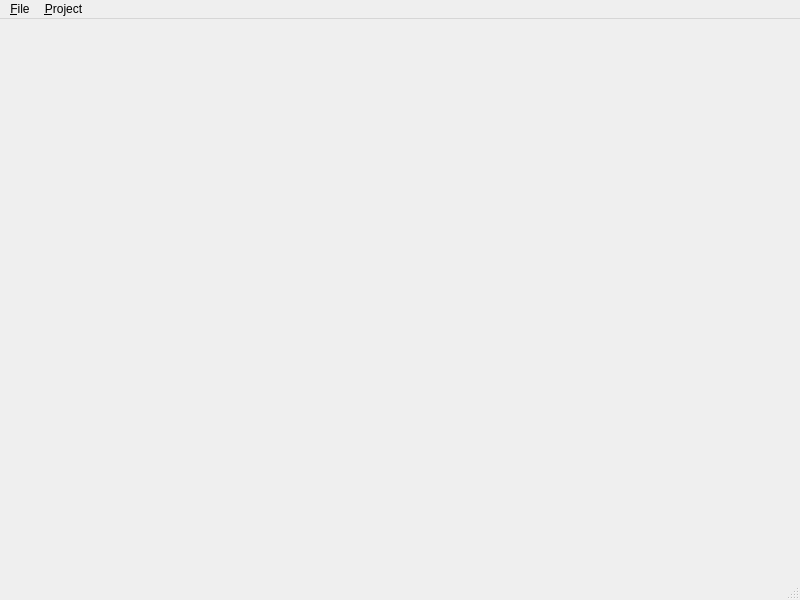
<ui version="4.0" >
 <class>ChronoWindowUi</class>
 <widget class="QMainWindow" name="ChronoWindowUi" >
  <property name="geometry" >
   <rect>
    <x>0</x>
    <y>0</y>
    <width>800</width>
    <height>600</height>
   </rect>
  </property>
  <property name="windowTitle" >
   <string>Chronographer</string>
  </property>
  <widget class="QWidget" name="centralwidget" />
  <widget class="QMenuBar" name="menubar" >
   <property name="geometry" >
    <rect>
     <x>0</x>
     <y>0</y>
     <width>800</width>
     <height>19</height>
    </rect>
   </property>
   <widget class="QMenu" name="menu_File" >
    <property name="title" >
     <string>&amp;File</string>
    </property>
    <addaction name="_actFileNew" />
    <addaction name="_actFileLoad" />
    <addaction name="_actFileSave" />
    <addaction name="_actFileSaveAs" />
    <addaction name="separator" />
    <addaction name="_actFileExit" />
   </widget>
   <widget class="QMenu" name="_mnuProject" >
    <property name="title" >
     <string>&amp;Project</string>
    </property>
    <addaction name="_actProjectBeginSession" />
   </widget>
   <addaction name="menu_File" />
   <addaction name="_mnuProject" />
  </widget>
  <widget class="QStatusBar" name="statusbar" />
  <action name="_actFileNew" >
   <property name="text" >
    <string>&amp;New</string>
   </property>
  </action>
  <action name="_actFileLoad" >
   <property name="text" >
    <string>&amp;Open Project</string>
   </property>
  </action>
  <action name="_actFileSave" >
   <property name="text" >
    <string>&amp;Save Project</string>
   </property>
  </action>
  <action name="_actFileSaveAs" >
   <property name="text" >
    <string>Save Project &amp;As...</string>
   </property>
  </action>
  <action name="_actFileExit" >
   <property name="text" >
    <string>E&amp;xit</string>
   </property>
  </action>
  <action name="_actProjectBeginSession" >
   <property name="text" >
    <string>Begin &amp;Session</string>
   </property>
  </action>
 </widget>
 <resources/>
 <connections>
  <connection>
   <sender>_actFileExit</sender>
   <signal>triggered()</signal>
   <receiver>ChronoWindowUi</receiver>
   <slot>close()</slot>
   <hints>
    <hint type="sourcelabel" >
     <x>-1</x>
     <y>-1</y>
    </hint>
    <hint type="destinationlabel" >
     <x>399</x>
     <y>299</y>
    </hint>
   </hints>
  </connection>
 </connections>
</ui>
